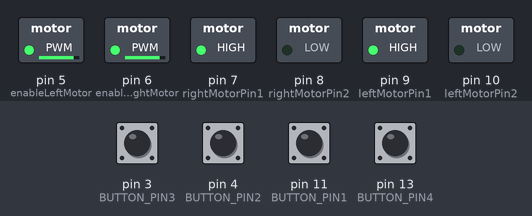
This sketch was run on a simulated Arduino Uno, built with avr-gcc and run on an emulated ATmega328P. Shown: switched loads named in the sketch (green lamp = pin HIGH). The inputs (shaded band) are chosen by the test bench; at power-on: pin 3 (BUTTON_PIN3), pin 4 (BUTTON_PIN2), pin 11 (BUTTON_PIN1), pin 13 (BUTTON_PIN4) LOW. What the sketch prints to the serial monitor is not drawn.

Above: at 1.2 s.
1.3 s: pin 3 (BUTTON_PIN3) pulled HIGH for 0.15 s
Timing chart, 0 to 4.3 s (numbered marks = the images above; inputs shaded):
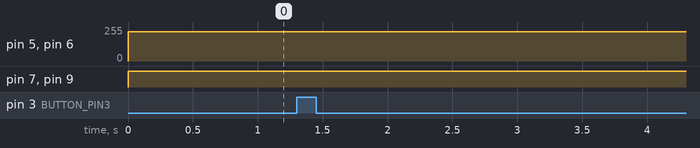

The sketch:

motor.ino
```cpp
#define MOTOR_SPEED 220

const int BUTTON_PIN1 = 11;
const int BUTTON_PIN2 = 4;
const int BUTTON_PIN3 = 3;
const int BUTTON_PIN4 = 13;

int mospeed = 75;
int t = 0;

//Right motor
int enableRightMotor = 6;
int rightMotorPin1 = 7;
int rightMotorPin2 = 8;

//Left motor
int enableLeftMotor = 5;
int leftMotorPin1 = 9;
int leftMotorPin2 = 10;

long duration;
int distance;

void setup() {
  //The problem with TT gear motors is that, at very low pwm value it does not even rotate.
  //If we increase the PWM value then it rotates faster and our robot is not controlled in that speed and goes out of line.
  //For that we need to increase the frequency of analogWrite.
  //Below line is important to change the frequency of PWM signal on pin D5 and D6
  //Because of this, motor runs in controlled manner (lower speed) at high PWM value.
  //This sets frequecny as 7812.5 hz.
  TCCR0B = TCCR0B & B11111000 | B00000010;

  // put your setup code here, to run once:
  pinMode(enableRightMotor, OUTPUT);
  pinMode(rightMotorPin1, OUTPUT);
  pinMode(rightMotorPin2, OUTPUT);

  pinMode(enableLeftMotor, OUTPUT);
  pinMode(leftMotorPin1, OUTPUT);
  pinMode(leftMotorPin2, OUTPUT);


  rotateMotor(0, 0);

  pinMode(BUTTON_PIN1, INPUT);
  pinMode(BUTTON_PIN2, INPUT);
  pinMode(BUTTON_PIN3, INPUT);
  pinMode(BUTTON_PIN4, INPUT);


  Serial.begin(9600);                  // // Serial Communication is starting with 9600 of baudrate speed
  Serial.println("motor controller");  // print some text in Serial Monitor
  Serial.println("with Arduino UNO R3");
}


void loop() {
  rotateMotor(MOTOR_SPEED, MOTOR_SPEED);  // go straight
                                          //rotateMotor(-MOTOR_SPEED, MOTOR_SPEED);// turn right
                                          //rotateMotor(MOTOR_SPEED, -MOTOR_SPEED); //turn left
                                          //rotateMotor(-MOTOR_SPEED, -MOTOR_SPEED); //reverse
  // rotateMotor(0, 0); //stop

  bool buttonState1 = digitalRead(BUTTON_PIN1);
  bool buttonState2 = digitalRead(BUTTON_PIN2);
  bool buttonState3 = digitalRead(BUTTON_PIN3);
  bool buttonState4 = digitalRead(BUTTON_PIN4);

  if (buttonState1 == HIGH) {
    Serial.println(" 1=1");
  } else if (buttonState2 == HIGH) {
    Serial.println(" 2=1");
  } else if (buttonState3 == HIGH) {
    Serial.println(" 3=1");
  } else if (buttonState4 == HIGH) {
    Serial.println(" 4=1");
  } else {
    Serial.println("none");
  }
}


void rotateMotor(int rightMotorSpeed, int leftMotorSpeed) {

  if (rightMotorSpeed < 0) {
    digitalWrite(rightMotorPin1, LOW);
    digitalWrite(rightMotorPin2, HIGH);
  } else if (rightMotorSpeed > 0) {
    digitalWrite(rightMotorPin1, HIGH);
    digitalWrite(rightMotorPin2, LOW);
  } else {
    digitalWrite(rightMotorPin1, LOW);
    digitalWrite(rightMotorPin2, LOW);
  }

  if (leftMotorSpeed < 0) {
    digitalWrite(leftMotorPin1, LOW);
    digitalWrite(leftMotorPin2, HIGH);
  } else if (leftMotorSpeed > 0) {
    digitalWrite(leftMotorPin1, HIGH);
    digitalWrite(leftMotorPin2, LOW);
  } else {
    digitalWrite(leftMotorPin1, LOW);
    digitalWrite(leftMotorPin2, LOW);
  }
  analogWrite(enableRightMotor, abs(rightMotorSpeed));
  analogWrite(enableLeftMotor, abs(leftMotorSpeed));
}
```

Measured:
- after the input at 1.3 s, every drawn part: stays the same
